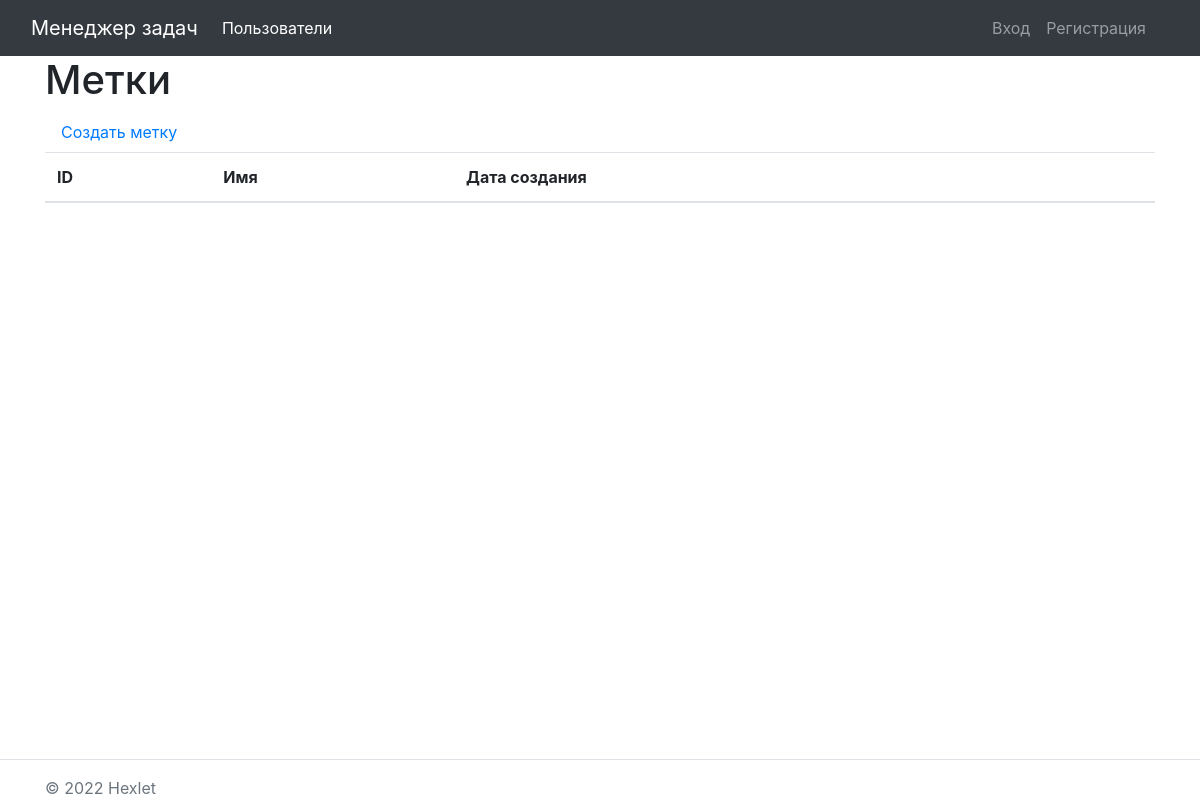
/labels/, run on an earlier commit of the app's database.
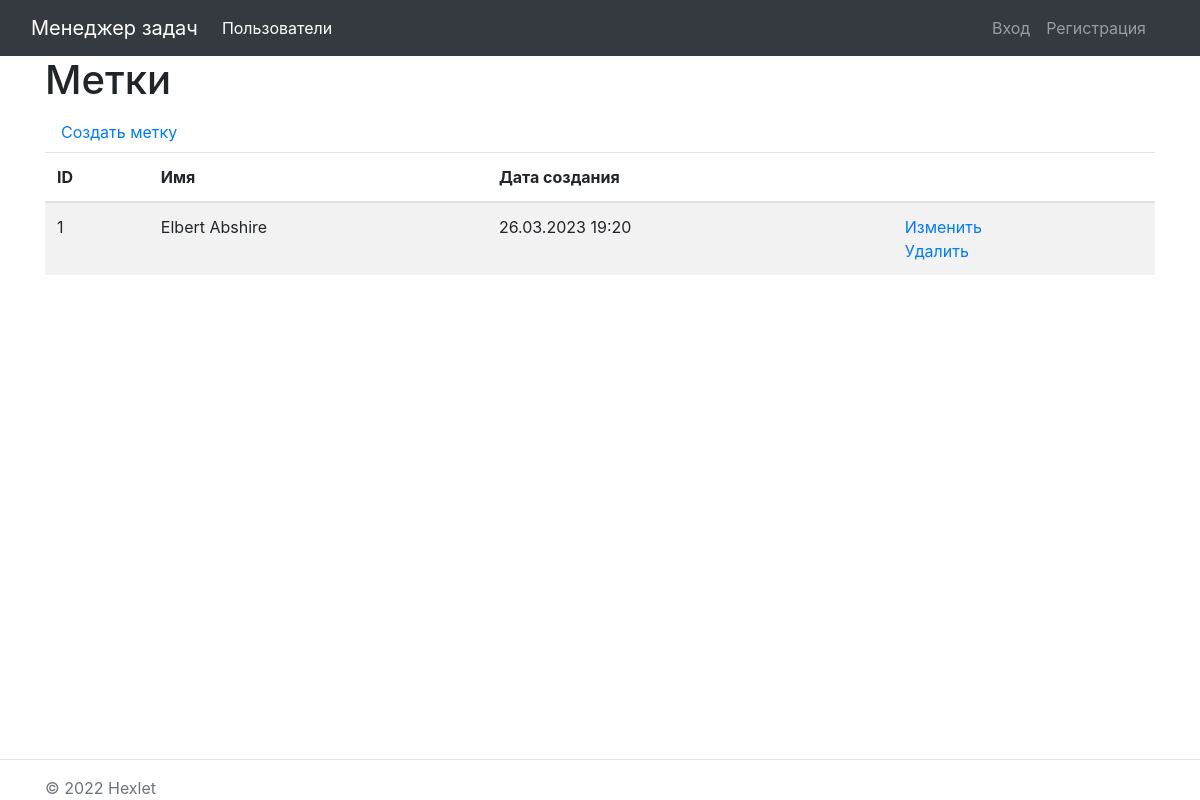
And on a later commit of the database.
### task_manager/labels/models.py (models this page shows, shortened)
class Label(models.Model):
    name = models.CharField(max_length=200, verbose_name="Имя")
    created_at = models.DateTimeField(auto_now=True)
    class Meta:
        verbose_name = _('Меткa')
        verbose_name_plural = _('Метки')

### task_manager/labels/views.py (the view)
# urls.py: path('', LabelListView.as_view(), name='label_list')
class LabelListView(ListView):
    model = Label
    tempalte_name = 'labels/list.html'

### task_manager/labels/templates/labels/label_list.html
{% extends 'base.html' %}
{% block content %}
    <h1>Метки</h1>
    <a class="nav-link" href="{% url 'label_create' %}">Создать метку</a>
    <table class="table table-striped">
        <thead>
            <tr>
                <th>ID</th>
                <th>Имя</th>
                <th>Дата создания</th>
                <th></th>
            </tr>
        </thead>
        <tbody>
            {% for label in object_list %}
            <tr>
                <td>{{ label.id }}</td>
                <td>{{ label.name }}</td>
                <td>{{ label.created_at|date:"d.m.Y H:i" }}</td>
                <td>
                    <a href="{% url 'label_update' label.id %}">Изменить</a>
                    <br>
                    <a href="{% url 'label_delete' label.id %}">Удалить</a>
                </td>
            </tr>
            {% endfor %}
        </tbody>
    </table>
{% endblock content %}

What changed in the data, as far as the page shows it:
added Label: id "1", name "Elbert Abshire", created_at "26.03.2023 19:20"
